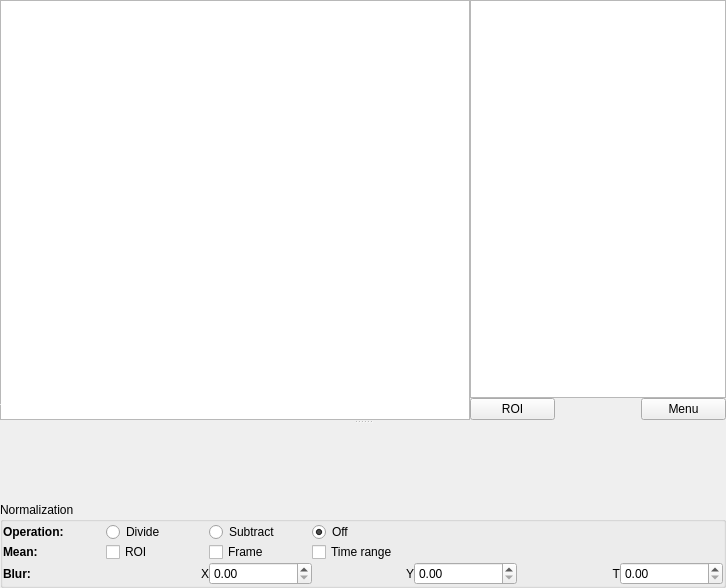
<?xml version="1.0" encoding="UTF-8"?>
<ui version="4.0">
 <class>Form</class>
 <widget class="QWidget" name="Form">
  <property name="geometry">
   <rect>
    <x>0</x>
    <y>0</y>
    <width>726</width>
    <height>588</height>
   </rect>
  </property>
  <property name="windowTitle">
   <string>Form</string>
  </property>
  <layout class="QGridLayout" name="gridLayout_3">
   <property name="leftMargin">
    <number>0</number>
   </property>
   <property name="topMargin">
    <number>0</number>
   </property>
   <property name="rightMargin">
    <number>0</number>
   </property>
   <property name="bottomMargin">
    <number>0</number>
   </property>
   <property name="spacing">
    <number>0</number>
   </property>
   <item row="0" column="0">
    <widget class="QSplitter" name="splitter">
     <property name="orientation">
      <enum>Qt::Vertical</enum>
     </property>
     <widget class="QWidget" name="layoutWidget">
      <layout class="QGridLayout" name="gridLayout">
       <property name="spacing">
        <number>0</number>
       </property>
       <item row="0" column="3" colspan="3">
        <widget class="HistogramLUTWidget" name="histogram"/>
       </item>
       <item row="0" column="1" rowspan="2">
        <widget class="GraphicsView" name="graphicsView"/>
       </item>
       <item row="1" column="5">
        <widget class="QPushButton" name="menuBtn">
         <property name="sizePolicy">
          <sizepolicy hsizetype="Minimum" vsizetype="Fixed">
           <horstretch>0</horstretch>
           <verstretch>1</verstretch>
          </sizepolicy>
         </property>
         <property name="text">
          <string>Menu</string>
         </property>
        </widget>
       </item>
       <item row="1" column="3">
        <widget class="QPushButton" name="roiBtn">
         <property name="sizePolicy">
          <sizepolicy hsizetype="Minimum" vsizetype="Fixed">
           <horstretch>0</horstretch>
           <verstretch>1</verstretch>
          </sizepolicy>
         </property>
         <property name="text">
          <string>ROI</string>
         </property>
         <property name="checkable">
          <bool>true</bool>
         </property>
        </widget>
       </item>
       <item row="1" column="1">
        <widget class="QLabel" name="details">
         <property name="styleSheet">
          <string notr="true">*{color:white;}</string>
         </property>
         <property name="text">
          <string>TextLabel</string>
         </property>
        </widget>
       </item>
      </layout>
     </widget>
     <widget class="PlotWidget" name="roiPlot" native="true">
      <property name="sizePolicy">
       <sizepolicy hsizetype="Preferred" vsizetype="Preferred">
        <horstretch>0</horstretch>
        <verstretch>0</verstretch>
       </sizepolicy>
      </property>
      <property name="minimumSize">
       <size>
        <width>0</width>
        <height>40</height>
       </size>
      </property>
     </widget>
    </widget>
   </item>
   <item row="1" column="0">
    <widget class="QGroupBox" name="normGroup">
     <property name="title">
      <string>Normalization</string>
     </property>
     <layout class="QGridLayout" name="gridLayout_2">
      <property name="leftMargin">
       <number>0</number>
      </property>
      <property name="topMargin">
       <number>0</number>
      </property>
      <property name="rightMargin">
       <number>0</number>
      </property>
      <property name="bottomMargin">
       <number>0</number>
      </property>
      <property name="spacing">
       <number>0</number>
      </property>
      <item row="0" column="2">
       <widget class="QRadioButton" name="normSubtractRadio">
        <property name="text">
         <string>Subtract</string>
        </property>
       </widget>
      </item>
      <item row="0" column="1">
       <widget class="QRadioButton" name="normDivideRadio">
        <property name="text">
         <string>Divide</string>
        </property>
        <property name="checked">
         <bool>false</bool>
        </property>
       </widget>
      </item>
      <item row="0" column="0">
       <widget class="QLabel" name="label_5">
        <property name="font">
         <font>
          <weight>75</weight>
          <bold>true</bold>
         </font>
        </property>
        <property name="text">
         <string>Operation:</string>
        </property>
       </widget>
      </item>
      <item row="1" column="0">
       <widget class="QLabel" name="label_3">
        <property name="font">
         <font>
          <weight>75</weight>
          <bold>true</bold>
         </font>
        </property>
        <property name="text">
         <string>Mean:</string>
        </property>
       </widget>
      </item>
      <item row="2" column="0">
       <widget class="QLabel" name="label_4">
        <property name="font">
         <font>
          <weight>75</weight>
          <bold>true</bold>
         </font>
        </property>
        <property name="text">
         <string>Blur:</string>
        </property>
       </widget>
      </item>
      <item row="1" column="1">
       <widget class="QCheckBox" name="normROICheck">
        <property name="text">
         <string>ROI</string>
        </property>
       </widget>
      </item>
      <item row="2" column="2">
       <widget class="QDoubleSpinBox" name="normXBlurSpin"/>
      </item>
      <item row="2" column="1">
       <widget class="QLabel" name="label_8">
        <property name="text">
         <string>X</string>
        </property>
        <property name="alignment">
         <set>Qt::AlignRight|Qt::AlignTrailing|Qt::AlignVCenter</set>
        </property>
       </widget>
      </item>
      <item row="2" column="3">
       <widget class="QLabel" name="label_9">
        <property name="text">
         <string>Y</string>
        </property>
        <property name="alignment">
         <set>Qt::AlignRight|Qt::AlignTrailing|Qt::AlignVCenter</set>
        </property>
       </widget>
      </item>
      <item row="2" column="4">
       <widget class="QDoubleSpinBox" name="normYBlurSpin"/>
      </item>
      <item row="2" column="5">
       <widget class="QLabel" name="label_10">
        <property name="text">
         <string>T</string>
        </property>
        <property name="alignment">
         <set>Qt::AlignRight|Qt::AlignTrailing|Qt::AlignVCenter</set>
        </property>
       </widget>
      </item>
      <item row="0" column="3">
       <widget class="QRadioButton" name="normOffRadio">
        <property name="text">
         <string>Off</string>
        </property>
        <property name="checked">
         <bool>true</bool>
        </property>
       </widget>
      </item>
      <item row="1" column="3">
       <widget class="QCheckBox" name="normTimeRangeCheck">
        <property name="text">
         <string>Time range</string>
        </property>
       </widget>
      </item>
      <item row="1" column="2">
       <widget class="QCheckBox" name="normFrameCheck">
        <property name="text">
         <string>Frame</string>
        </property>
       </widget>
      </item>
      <item row="2" column="6">
       <widget class="QDoubleSpinBox" name="normTBlurSpin"/>
      </item>
     </layout>
    </widget>
   </item>
  </layout>
 </widget>
 <customwidgets>
  <customwidget>
   <class>PlotWidget</class>
   <extends>QWidget</extends>
   <header>pyqtgraph.widgets.PlotWidget</header>
   <container>1</container>
  </customwidget>
  <customwidget>
   <class>GraphicsView</class>
   <extends>QGraphicsView</extends>
   <header>pyqtgraph.widgets.GraphicsView</header>
  </customwidget>
  <customwidget>
   <class>HistogramLUTWidget</class>
   <extends>QGraphicsView</extends>
   <header>pyqtgraph.widgets.HistogramLUTWidget</header>
  </customwidget>
 </customwidgets>
 <resources/>
 <connections/>
</ui>
